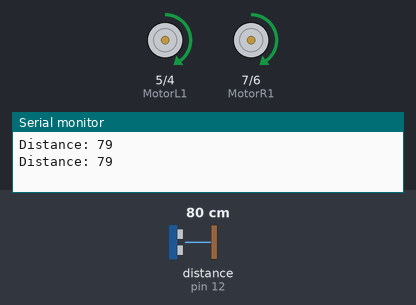
A sketch run on a simulated Arduino Uno, built with avr-gcc and run on an emulated ATmega328P. Shown: motor-driver pin pairs drawn as motors (green arrow = first pin HIGH = forward, orange = second pin HIGH = backward, longer = more drive, scaled by the enable pin), the last lines printed to the serial monitor. Wiring (inferred from the names in the program): ultrasonic range finder: trigger pin 11; echo pin 12. Inputs (shaded band) come from the test bench; at power-on: distance to the obstacle (sensor on pin 12) 80 cm. The echo pulse lasts 58.3 µs per cm.

Above: at 2.1 s.
2.2 s: distance to the obstacle (sensor on pin 12) set to 18 cm
5.7 s: distance to the obstacle (sensor on pin 12) set to 13 cm
At 6.1 s:
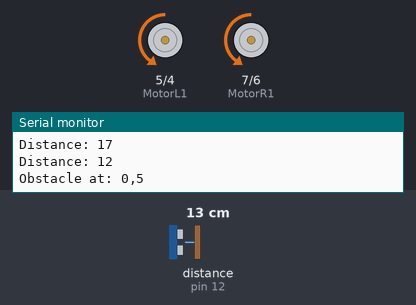
10.0 s: distance to the obstacle (sensor on pin 12) set to 35 cm
At 11.3 s:
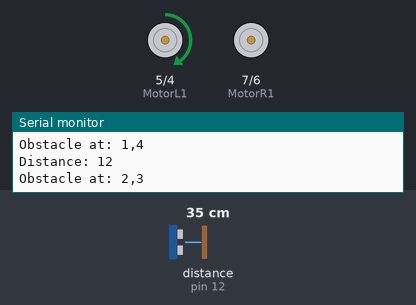
14.3 s: distance to the obstacle (sensor on pin 12) set to 2 cm
At 14.98 s:
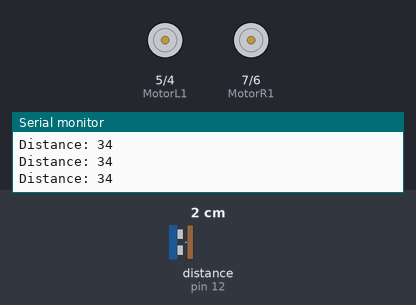
Timing chart, 0 to 19.6 s (numbered marks = the images above; inputs shaded):
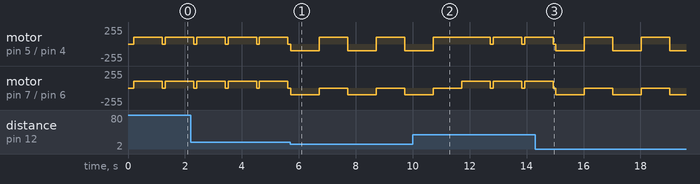

Measured:
- the behaviour switches between 16 and 15 cm on distance to the obstacle (sensor on pin 12) (found by bisection; images 0 and 1)
- after the input at 5.7 s, motor on pin 5 (MotorL1) / pin 4 (MotorL2): alternates forward 100/255 for 1.0 s and backward 100/255 for 1.0 s, starting at once; motor on pin 7 (MotorR1) / pin 6 (MotorR2): alternates backward 100/255 for 1.0 s and stopped for 1.0 s, starting at once
- by itself, motor on pin 5 (MotorL1) / pin 4 (MotorL2), motor on pin 7 (MotorR1) / pin 6 (MotorR2): alternates forward 100/255 for 1.0 s and stopped for 0.10 s

The sketch:

CarAvoidingObjects_v2.ino
```cpp
#define echoPin 12 // Ultrasonic sensor
#define trigPin 11 // Ultrasonic sensor
#define MotorR1 7 // IN1 on L298N
#define MotorR2 6 // IN2 on L298N
#define MotorRenable 9  // enA on L298N
#define MotorL1 5 // IN3 on L298N
#define MotorL2 4 // IN4 on L298N
#define MotorLenable 10 // enB on L298N

long distance, time;
unsigned long previousMillis = 0; // To manage non-blocking delays
const long interval = 200; // Time interval for distance checking

int xPos = 0;
int yPos = 0;

void setup() {
  pinMode(echoPin, INPUT);
  pinMode(trigPin, OUTPUT);

  pinMode(MotorL1, OUTPUT);
  pinMode(MotorL2, OUTPUT);
  pinMode(MotorLenable, OUTPUT);
  pinMode(MotorR1, OUTPUT);
  pinMode(MotorR2, OUTPUT);
  pinMode(MotorRenable, OUTPUT);

  Serial.begin(9600);
}

void loop() {
  unsigned long currentMillis = millis();

  if (currentMillis - previousMillis >= interval) {
    previousMillis = currentMillis;

    distance = measureDistance();
    Serial.print("Distance: ");
    Serial.println(distance);

    if (distance < 15) {
      Serial.print("Obstacle at: ");
      Serial.print(xPos);
      Serial.print(",");
      Serial.println(yPos);

      moveBackward();
      delay(1000);
      turnRight();
      delay(1000);
    } else {
      moveForward();
      stopMotors();
    }
  }
}

long measureDistance() {
  digitalWrite(trigPin, LOW);
  delayMicroseconds(5);
  digitalWrite(trigPin, HIGH);
  delayMicroseconds(10);
  digitalWrite(trigPin, LOW);

  time = pulseIn(echoPin, HIGH);
  return (time / 2) * 0.0343; // Speed of sound in air 0.0343 cm/μs
}

void moveForward() {
  digitalWrite(MotorR1, HIGH);
  digitalWrite(MotorR2, LOW);
  analogWrite(MotorRenable, 100);

  digitalWrite(MotorL1, HIGH);
  digitalWrite(MotorL2, LOW);
  analogWrite(MotorLenable, 100);
  delay(1000);

  yPos += 1;
}

void stopMotors() {
  digitalWrite(MotorR1, LOW);
  digitalWrite(MotorR2, LOW);
  analogWrite(MotorRenable, 0);

  digitalWrite(MotorL1, LOW);
  digitalWrite(MotorL2, LOW);
  analogWrite(MotorLenable, 0);

  delay(100);
}

void turnRight() {
  digitalWrite(MotorR1, HIGH);
  digitalWrite(MotorR2, LOW);
  analogWrite(MotorRenable, 0);

  digitalWrite(MotorL1, HIGH);
  digitalWrite(MotorL2, LOW);
  analogWrite(MotorLenable, 100);

  xPos += 1;
}

void turnLeft() {
  digitalWrite(MotorR1, HIGH);
  digitalWrite(MotorR2, LOW);
  analogWrite(MotorRenable, 100);

  digitalWrite(MotorL1, HIGH);
  digitalWrite(MotorL2, LOW);
  analogWrite(MotorLenable, 0);

  xPos -= 1;
}

void moveBackward() {
  digitalWrite(MotorR1, LOW);
  digitalWrite(MotorR2, HIGH);
  analogWrite(MotorRenable, 100);

  digitalWrite(MotorL1, LOW);
  digitalWrite(MotorL2, HIGH);
  analogWrite(MotorLenable, 100);

  yPos -= 1;
}
```
